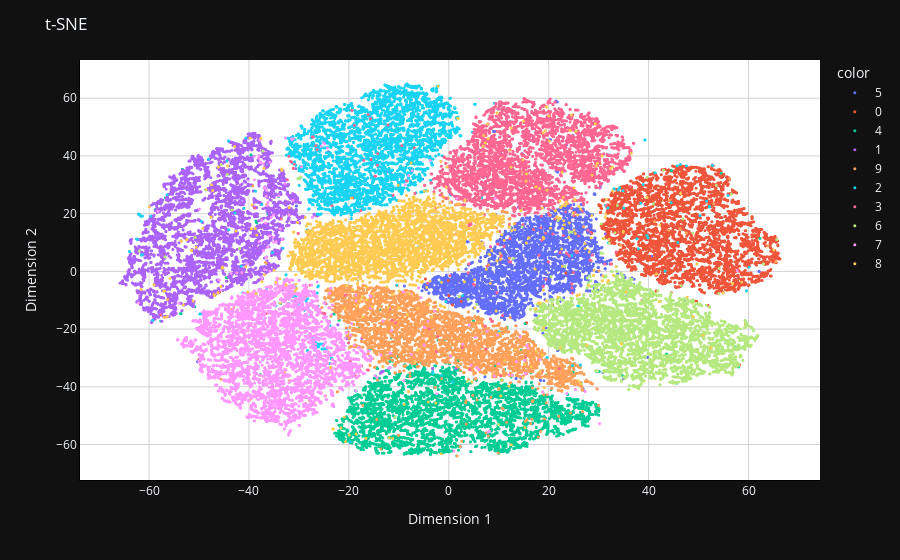

Notebook code cell kept with this figure:
### Code cell
fig = px.scatter(None, x=X_embedded[:,0], y=X_embedded[:,1],
labels={"x": "Dimension 1","y": "Dimension 2",},
opacity=1, color=y_train.astype(str))
fig.update_layout(dict(plot_bgcolor = 'white'))
fig.update_xaxes(showgrid=True, gridwidth=1, gridcolor='lightgrey',
zeroline=True, zerolinewidth=1, zerolinecolor='lightgrey',
showline=True, linewidth=1, linecolor='black')

fig.update_yaxes(showgrid=True, gridwidth=1, gridcolor='lightgrey',
zeroline=True, zerolinewidth=1, zerolinecolor='lightgrey',
showline=True, linewidth=1, linecolor='black')

fig.update_layout(title_text="t-SNE")
fig.update_traces(marker=dict(size=3))

fig.show()

### Figure 1 — Plotly figure (JSON) as saved in the notebook; plotly's stock layout.template omitted (floating-point values rounded to 4 significant figures; data arrays with more than 128 entries replaced by an {"elided": "..."} marker saying what was removed)
{"data": [{"hovertemplate": "color=5<br>Dimension 1=%{x}<br>Dimension 2=%{y}<extra></extra>", "legendgroup": "5", "marker": {"color": "#636efa", "opacity": 1, "symbol": "circle", "size": 3}, "mode": "markers", "name": "5", "showlegend": true, "x": {"elided": "5421 float values"}, "xaxis": "x", "y": {"elided": "5421 float values"}, "yaxis": "y", "type": "scattergl"}, {"hovertemplate": "color=0<br>Dimension 1=%{x}<br>Dimension 2=%{y}<extra></extra>", "legendgroup": "0", "marker": {"color": "#EF553B", "opacity": 1, "symbol": "circle", "size": 3}, "mode": "markers", "name": "0", "showlegend": true, "x": {"elided": "5923 float values"}, "xaxis": "x", "y": {"elided": "5923 float values"}, "yaxis": "y", "type": "scattergl"}, {"hovertemplate": "color=4<br>Dimension 1=%{x}<br>Dimension 2=%{y}<extra></extra>", "legendgroup": "4", "marker": {"color": "#00cc96", "opacity": 1, "symbol": "circle", "size": 3}, "mode": "markers", "name": "4", "showlegend": true, "x": {"elided": "5842 float values"}, "xaxis": "x", "y": {"elided": "5842 float values"}, "yaxis": "y", "type": "scattergl"}, {"hovertemplate": "color=1<br>Dimension 1=%{x}<br>Dimension 2=%{y}<extra></extra>", "legendgroup": "1", "marker": {"color": "#ab63fa", "opacity": 1, "symbol": "circle", "size": 3}, "mode": "markers", "name": "1", "showlegend": true, "x": {"elided": "6742 float values"}, "xaxis": "x", "y": {"elided": "6742 float values"}, "yaxis": "y", "type": "scattergl"}, {"hovertemplate": "color=9<br>Dimension 1=%{x}<br>Dimension 2=%{y}<extra></extra>", "legendgroup": "9", "marker": {"color": "#FFA15A", "opacity": 1, "symbol": "circle", "size": 3}, "mode": "markers", "name": "9", "showlegend": true, "x": {"elided": "5949 float values"}, "xaxis": "x", "y": {"elided": "5949 float values"}, "yaxis": "y", "type": "scattergl"}, {"hovertemplate": "color=2<br>Dimension 1=%{x}<br>Dimension 2=%{y}<extra></extra>", "legendgroup": "2", "marker": {"color": "#19d3f3", "opacity": 1, "symbol": "circle", "size": 3}, "mode": "markers", "name": "2", "showlegend": true, "x": {"elided": "5958 float values"}, "xaxis": "x", "y": {"elided": "5958 float values"}, "yaxis": "y", "type": "scattergl"}, {"hovertemplate": "color=3<br>Dimension 1=%{x}<br>Dimension 2=%{y}<extra></extra>", "legendgroup": "3", "marker": {"color": "#FF6692", "opacity": 1, "symbol": "circle", "size": 3}, "mode": "markers", "name": "3", "showlegend": true, "x": {"elided": "6131 float values"}, "xaxis": "x", "y": {"elided": "6131 float values"}, "yaxis": "y", "type": "scattergl"}, {"hovertemplate": "color=6<br>Dimension 1=%{x}<br>Dimension 2=%{y}<extra></extra>", "legendgroup": "6", "marker": {"color": "#B6E880", "opacity": 1, "symbol": "circle", "size": 3}, "mode": "markers", "name": "6", "showlegend": true, "x": {"elided": "5918 float values"}, "xaxis": "x", "y": {"elided": "5918 float values"}, "yaxis": "y", "type": "scattergl"}, {"hovertemplate": "color=7<br>Dimension 1=%{x}<br>Dimension 2=%{y}<extra></extra>", "legendgroup": "7", "marker": {"color": "#FF97FF", "opacity": 1, "symbol": "circle", "size": 3}, "mode": "markers", "name": "7", "showlegend": true, "x": {"elided": "6265 float values"}, "xaxis": "x", "y": {"elided": "6265 float values"}, "yaxis": "y", "type": "scattergl"}, {"hovertemplate": "color=8<br>Dimension 1=%{x}<br>Dimension 2=%{y}<extra></extra>", "legendgroup": "8", "marker": {"color": "#FECB52", "opacity": 1, "symbol": "circle", "size": 3}, "mode": "markers", "name": "8", "showlegend": true, "x": {"elided": "5851 float values"}, "xaxis": "x", "y": {"elided": "5851 float values"}, "yaxis": "y", "type": "scattergl"}], "layout": {"xaxis": {"anchor": "y", "domain": [0.0, 1.0], "title": {"text": "Dimension 1"}, "showgrid": true, "gridwidth": 1, "gridcolor": "lightgrey", "zeroline": true, "zerolinewidth": 1, "zerolinecolor": "lightgrey", "showline": true, "linewidth": 1, "linecolor": "black"}, "yaxis": {"anchor": "x", "domain": [0.0, 1.0], "title": {"text": "Dimension 2"}, "showgrid": true, "gridwidth": 1, "gridcolor": "lightgrey", "zeroline": true, "zerolinewidth": 1, "zerolinecolor": "lightgrey", "showline": true, "linewidth": 1, "linecolor": "black"}, "legend": {"title": {"text": "color"}, "tracegroupgap": 0}, "margin": {"t": 60}, "plot_bgcolor": "white", "title": {"text": "t-SNE"}}}
